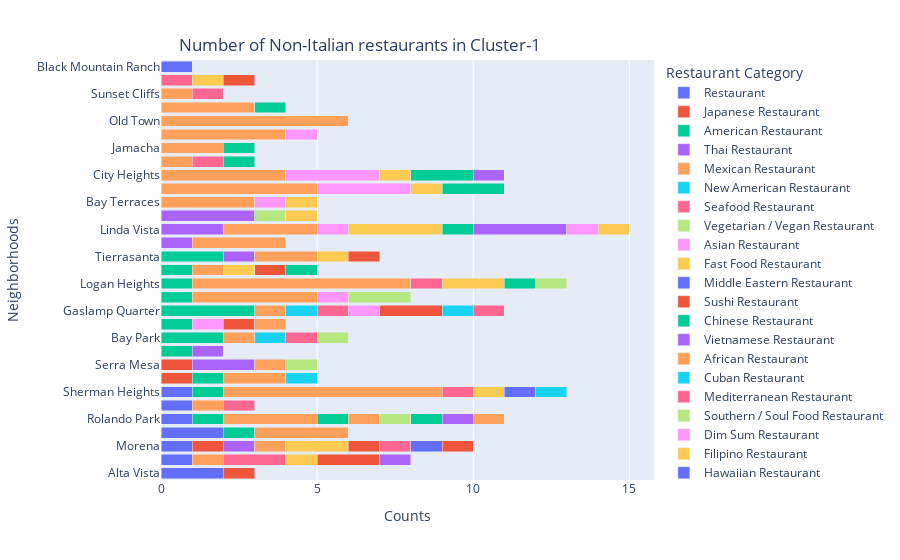

The notebook cell saved with this chart:
### Code cell
import plotly.express as px 

fig = px.bar(hoods_no_italian_rests, x="Counts", y="Neighborhoods",
             color="Restaurant Category", hover_data=['Restaurant Category'], 
             barmode = 'stack', orientation='h') 

fig.update_layout(
    title={
        'text': "Number of Non-Italian restaurants in Cluster-1",
        'y':0.93,
        'x':0.4,
        'xanchor': 'center',
        'yanchor': 'top'})

# save figure
fig.write_image("../images/sd_cluster1_hoods_non_italian_rests_fig16_a.png")
fig.show()
fig.show(renderer="png")

### Figure 1 — Plotly figure (JSON) as saved in the notebook; plotly's stock layout.template omitted (floating-point values rounded to 4 significant figures)
{"data": [{"alignmentgroup": "True", "customdata": [["Restaurant"], ["Restaurant"], ["Restaurant"], ["Restaurant"], ["Restaurant"], ["Restaurant"], ["Restaurant"]], "hovertemplate": "Restaurant Category=%{customdata[0]}<br>Counts=%{x}<br>Neighborhoods=%{y}<extra></extra>", "legendgroup": "Restaurant", "marker": {"color": "#636efa"}, "name": "Restaurant", "offsetgroup": "Restaurant", "orientation": "h", "showlegend": true, "textposition": "auto", "type": "bar", "x": [2, 1, 1, 2, 1, 1, 1], "xaxis": "x", "y": ["Alta Vista", "Del Mar Heights", "Morena", "Normal Heights", "Rolando Park", "Shelltown", "Sherman Heights"], "yaxis": "y"}, {"alignmentgroup": "True", "customdata": [["Japanese Restaurant"], ["Japanese Restaurant"], ["Japanese Restaurant"], ["Japanese Restaurant"]], "hovertemplate": "Restaurant Category=%{customdata[0]}<br>Counts=%{x}<br>Neighborhoods=%{y}<extra></extra>", "legendgroup": "Japanese Restaurant", "marker": {"color": "#EF553B"}, "name": "Japanese Restaurant", "offsetgroup": "Japanese Restaurant", "orientation": "h", "showlegend": true, "textposition": "auto", "type": "bar", "x": [1, 1, 1, 1], "xaxis": "x", "y": ["Alta Vista", "Islenair", "Morena", "Serra Mesa"], "yaxis": "y"}, {"alignmentgroup": "True", "customdata": [["American Restaurant"], ["American Restaurant"], ["American Restaurant"], ["American Restaurant"], ["American Restaurant"], ["American Restaurant"], ["American Restaurant"], ["American Restaurant"], ["American Restaurant"], ["American Restaurant"], ["American Restaurant"], ["American Restaurant"]], "hovertemplate": "Restaurant Category=%{customdata[0]}<br>Counts=%{x}<br>Neighborhoods=%{y}<extra></extra>", "legendgroup": "American Restaurant", "marker": {"color": "#00cc96"}, "name": "American Restaurant", "offsetgroup": "American Restaurant", "orientation": "h", "showlegend": true, "textposition": "auto", "type": "bar", "x": [1, 2, 1, 3, 1, 1, 1, 1, 1, 1, 1, 2], "xaxis": "x", "y": ["Balboa Park", "Bay Park", "Del Mar Mesa", "Gaslamp Quarter", "Islenair", "Lincoln Park", "Logan Heights", "Normal Heights", "Rancho Peasquitos", "Rolando Park", "Sherman Heights", "Tierrasanta"], "yaxis": "y"}, {"alignmentgroup": "True", "customdata": [["Thai Restaurant"], ["Thai Restaurant"], ["Thai Restaurant"], ["Thai Restaurant"], ["Thai Restaurant"], ["Thai Restaurant"], ["Thai Restaurant"]], "hovertemplate": "Restaurant Category=%{customdata[0]}<br>Counts=%{x}<br>Neighborhoods=%{y}<extra></extra>", "legendgroup": "Thai Restaurant", "marker": {"color": "#ab63fa"}, "name": "Thai Restaurant", "offsetgroup": "Thai Restaurant", "orientation": "h", "showlegend": true, "textposition": "auto", "type": "bar", "x": [1, 1, 2, 1, 3, 2, 1], "xaxis": "x", "y": ["Balboa Park", "Golden Hill", "Linda Vista", "Morena", "Oak Park", "Serra Mesa", "Tierrasanta"], "yaxis": "y"}, {"alignmentgroup": "True", "customdata": [["Mexican Restaurant"], ["Mexican Restaurant"], ["Mexican Restaurant"], ["Mexican Restaurant"], ["Mexican Restaurant"], ["Mexican Restaurant"], ["Mexican Restaurant"], ["Mexican Restaurant"], ["Mexican Restaurant"], ["Mexican Restaurant"], ["Mexican Restaurant"], ["Mexican Restaurant"], ["Mexican Restaurant"], ["Mexican Restaurant"], ["Mexican Restaurant"], ["Mexican Restaurant"], ["Mexican Restaurant"], ["Mexican Restaurant"], ["Mexican Restaurant"], ["Mexican Restaurant"], ["Mexican Restaurant"], ["Mexican Restaurant"], ["Mexican Restaurant"], ["Mexican Restaurant"], ["Mexican Restaurant"]], "hovertemplate": "Restaurant Category=%{customdata[0]}<br>Counts=%{x}<br>Neighborhoods=%{y}<extra></extra>", "legendgroup": "Mexican Restaurant", "marker": {"color": "#FFA15A"}, "name": "Mexican Restaurant", "offsetgroup": "Mexican Restaurant", "orientation": "h", "showlegend": true, "textposition": "auto", "type": "bar", "x": [1, 3, 5, 4, 1, 1, 1, 3, 2, 2, 4, 3, 7, 4, 1, 3, 6, 3, 1, 3, 1, 1, 7, 1, 2], "xaxis": "x", "y": ["Bay Park", "Bay Terraces", "Chollas View", "City Heights", "Del Mar Heights", "Encanto", "Gaslamp Quarter", "Golden Hill", "Islenair", "Jamacha", "Lincoln Park", "Linda Vista", "Logan Heights", "Lomita", "Morena", "Normal Heights", "Old Town", "Palm City", "Rancho Peasquitos", "Rolando Park", "Serra Mesa", "Shelltown", "Sherman Heights", "Sunset Cliffs", "Tierrasanta"], "yaxis": "y"}, {"alignmentgroup": "True", "customdata": [["New American Restaurant"], ["New American Restaurant"], ["New American Restaurant"]], "hovertemplate": "Restaurant Category=%{customdata[0]}<br>Counts=%{x}<br>Neighborhoods=%{y}<extra></extra>", "legendgroup": "New American Restaurant", "marker": {"color": "#19d3f3"}, "name": "New American Restaurant", "offsetgroup": "New American Restaurant", "orientation": "h", "showlegend": true, "textposition": "auto", "type": "bar", "x": [1, 1, 1], "xaxis": "x", "y": ["Bay Park", "Gaslamp Quarter", "Islenair"], "yaxis": "y"}, {"alignmentgroup": "True", "customdata": [["Seafood Restaurant"], ["Seafood Restaurant"], ["Seafood Restaurant"], ["Seafood Restaurant"], ["Seafood Restaurant"], ["Seafood Restaurant"], ["Seafood Restaurant"], ["Seafood Restaurant"]], "hovertemplate": "Restaurant Category=%{customdata[0]}<br>Counts=%{x}<br>Neighborhoods=%{y}<extra></extra>", "legendgroup": "Seafood Restaurant", "marker": {"color": "#FF6692"}, "name": "Seafood Restaurant", "offsetgroup": "Seafood Restaurant", "orientation": "h", "showlegend": true, "textposition": "auto", "type": "bar", "x": [1, 1, 2, 1, 1, 1, 1, 1], "xaxis": "x", "y": ["Bay Park", "Broadway Heights", "Del Mar Heights", "Encanto", "Gaslamp Quarter", "Logan Heights", "Sherman Heights", "Sunset Cliffs"], "yaxis": "y"}, {"alignmentgroup": "True", "customdata": [["Vegetarian / Vegan Restaurant"], ["Vegetarian / Vegan Restaurant"]], "hovertemplate": "Restaurant Category=%{customdata[0]}<br>Counts=%{x}<br>Neighborhoods=%{y}<extra></extra>", "legendgroup": "Vegetarian / Vegan Restaurant", "marker": {"color": "#B6E880"}, "name": "Vegetarian / Vegan Restaurant", "offsetgroup": "Vegetarian / Vegan Restaurant", "orientation": "h", "showlegend": true, "textposition": "auto", "type": "bar", "x": [1, 1], "xaxis": "x", "y": ["Bay Park", "Serra Mesa"], "yaxis": "y"}, {"alignmentgroup": "True", "customdata": [["Asian Restaurant"], ["Asian Restaurant"], ["Asian Restaurant"], ["Asian Restaurant"], ["Asian Restaurant"], ["Asian Restaurant"], ["Asian Restaurant"], ["Asian Restaurant"]], "hovertemplate": "Restaurant Category=%{customdata[0]}<br>Counts=%{x}<br>Neighborhoods=%{y}<extra></extra>", "legendgroup": "Asian Restaurant", "marker": {"color": "#FF97FF"}, "name": "Asian Restaurant", "offsetgroup": "Asian Restaurant", "orientation": "h", "showlegend": true, "textposition": "auto", "type": "bar", "x": [1, 3, 3, 1, 1, 1, 1, 1], "xaxis": "x", "y": ["Bay Terraces", "Chollas View", "City Heights", "Del Mar Mesa", "Gaslamp Quarter", "Lincoln Park", "Linda Vista", "Lomita"], "yaxis": "y"}, {"alignmentgroup": "True", "customdata": [["Fast Food Restaurant"], ["Fast Food Restaurant"], ["Fast Food Restaurant"], ["Fast Food Restaurant"], ["Fast Food Restaurant"], ["Fast Food Restaurant"], ["Fast Food Restaurant"], ["Fast Food Restaurant"], ["Fast Food Restaurant"], ["Fast Food Restaurant"], ["Fast Food Restaurant"]], "hovertemplate": "Restaurant Category=%{customdata[0]}<br>Counts=%{x}<br>Neighborhoods=%{y}<extra></extra>", "legendgroup": "Fast Food Restaurant", "marker": {"color": "#FECB52"}, "name": "Fast Food Restaurant", "offsetgroup": "Fast Food Restaurant", "orientation": "h", "showlegend": true, "textposition": "auto", "type": "bar", "x": [1, 1, 1, 1, 1, 3, 2, 2, 1, 1, 1], "xaxis": "x", "y": ["Bay Terraces", "Broadway Heights", "Chollas View", "City Heights", "Del Mar Heights", "Linda Vista", "Logan Heights", "Morena", "Rancho Peasquitos", "Sherman Heights", "Tierrasanta"], "yaxis": "y"}, {"alignmentgroup": "True", "customdata": [["Middle Eastern Restaurant"], ["Middle Eastern Restaurant"]], "hovertemplate": "Restaurant Category=%{customdata[0]}<br>Counts=%{x}<br>Neighborhoods=%{y}<extra></extra>", "legendgroup": "Middle Eastern Restaurant", "marker": {"color": "#636efa"}, "name": "Middle Eastern Restaurant", "offsetgroup": "Middle Eastern Restaurant", "orientation": "h", "showlegend": true, "textposition": "auto", "type": "bar", "x": [1, 1], "xaxis": "x", "y": ["Black Mountain Ranch", "Sherman Heights"], "yaxis": "y"}, {"alignmentgroup": "True", "customdata": [["Sushi Restaurant"], ["Sushi Restaurant"], ["Sushi Restaurant"], ["Sushi Restaurant"], ["Sushi Restaurant"], ["Sushi Restaurant"], ["Sushi Restaurant"]], "hovertemplate": "Restaurant Category=%{customdata[0]}<br>Counts=%{x}<br>Neighborhoods=%{y}<extra></extra>", "legendgroup": "Sushi Restaurant", "marker": {"color": "#EF553B"}, "name": "Sushi Restaurant", "offsetgroup": "Sushi Restaurant", "orientation": "h", "showlegend": true, "textposition": "auto", "type": "bar", "x": [1, 2, 1, 2, 1, 1, 1], "xaxis": "x", "y": ["Broadway Heights", "Del Mar Heights", "Del Mar Mesa", "Gaslamp Quarter", "Morena", "Rancho Peasquitos", "Tierrasanta"], "yaxis": "y"}, {"alignmentgroup": "True", "customdata": [["Chinese Restaurant"], ["Chinese Restaurant"], ["Chinese Restaurant"], ["Chinese Restaurant"], ["Chinese Restaurant"], ["Chinese Restaurant"], ["Chinese Restaurant"], ["Chinese Restaurant"], ["Chinese Restaurant"]], "hovertemplate": "Restaurant Category=%{customdata[0]}<br>Counts=%{x}<br>Neighborhoods=%{y}<extra></extra>", "legendgroup": "Chinese Restaurant", "marker": {"color": "#00cc96"}, "name": "Chinese Restaurant", "offsetgroup": "Chinese Restaurant", "orientation": "h", "showlegend": true, "textposition": "auto", "type": "bar", "x": [2, 2, 1, 1, 1, 1, 1, 1, 1], "xaxis": "x", "y": ["Chollas View", "City Heights", "Encanto", "Jamacha", "Linda Vista", "Logan Heights", "Palm City", "Rancho Peasquitos", "Rolando Park"], "yaxis": "y"}, {"alignmentgroup": "True", "customdata": [["Vietnamese Restaurant"], ["Vietnamese Restaurant"], ["Vietnamese Restaurant"]], "hovertemplate": "Restaurant Category=%{customdata[0]}<br>Counts=%{x}<br>Neighborhoods=%{y}<extra></extra>", "legendgroup": "Vietnamese Restaurant", "marker": {"color": "#ab63fa"}, "name": "Vietnamese Restaurant", "offsetgroup": "Vietnamese Restaurant", "orientation": "h", "showlegend": true, "textposition": "auto", "type": "bar", "x": [1, 1, 3], "xaxis": "x", "y": ["City Heights", "Del Mar Heights", "Linda Vista"], "yaxis": "y"}, {"alignmentgroup": "True", "customdata": [["African Restaurant"], ["African Restaurant"]], "hovertemplate": "Restaurant Category=%{customdata[0]}<br>Counts=%{x}<br>Neighborhoods=%{y}<extra></extra>", "legendgroup": "African Restaurant", "marker": {"color": "#FFA15A"}, "name": "African Restaurant", "offsetgroup": "African Restaurant", "orientation": "h", "showlegend": true, "textposition": "auto", "type": "bar", "x": [1, 1], "xaxis": "x", "y": ["Del Mar Mesa", "Rolando Park"], "yaxis": "y"}, {"alignmentgroup": "True", "customdata": [["Cuban Restaurant"]], "hovertemplate": "Restaurant Category=%{customdata[0]}<br>Counts=%{x}<br>Neighborhoods=%{y}<extra></extra>", "legendgroup": "Cuban Restaurant", "marker": {"color": "#19d3f3"}, "name": "Cuban Restaurant", "offsetgroup": "Cuban Restaurant", "orientation": "h", "showlegend": true, "textposition": "auto", "type": "bar", "x": [1], "xaxis": "x", "y": ["Gaslamp Quarter"], "yaxis": "y"}, {"alignmentgroup": "True", "customdata": [["Mediterranean Restaurant"], ["Mediterranean Restaurant"], ["Mediterranean Restaurant"]], "hovertemplate": "Restaurant Category=%{customdata[0]}<br>Counts=%{x}<br>Neighborhoods=%{y}<extra></extra>", "legendgroup": "Mediterranean Restaurant", "marker": {"color": "#FF6692"}, "name": "Mediterranean Restaurant", "offsetgroup": "Mediterranean Restaurant", "orientation": "h", "showlegend": true, "textposition": "auto", "type": "bar", "x": [1, 1, 1], "xaxis": "x", "y": ["Gaslamp Quarter", "Morena", "Shelltown"], "yaxis": "y"}, {"alignmentgroup": "True", "customdata": [["Southern / Soul Food Restaurant"], ["Southern / Soul Food Restaurant"], ["Southern / Soul Food Restaurant"], ["Southern / Soul Food Restaurant"]], "hovertemplate": "Restaurant Category=%{customdata[0]}<br>Counts=%{x}<br>Neighborhoods=%{y}<extra></extra>", "legendgroup": "Southern / Soul Food Restaurant", "marker": {"color": "#B6E880"}, "name": "Southern / Soul Food Restaurant", "offsetgroup": "Southern / Soul Food Restaurant", "orientation": "h", "showlegend": true, "textposition": "auto", "type": "bar", "x": [2, 1, 1, 1], "xaxis": "x", "y": ["Lincoln Park", "Logan Heights", "Oak Park", "Rolando Park"], "yaxis": "y"}, {"alignmentgroup": "True", "customdata": [["Dim Sum Restaurant"]], "hovertemplate": "Restaurant Category=%{customdata[0]}<br>Counts=%{x}<br>Neighborhoods=%{y}<extra></extra>", "legendgroup": "Dim Sum Restaurant", "marker": {"color": "#FF97FF"}, "name": "Dim Sum Restaurant", "offsetgroup": "Dim Sum Restaurant", "orientation": "h", "showlegend": true, "textposition": "auto", "type": "bar", "x": [1], "xaxis": "x", "y": ["Linda Vista"], "yaxis": "y"}, {"alignmentgroup": "True", "customdata": [["Filipino Restaurant"], ["Filipino Restaurant"]], "hovertemplate": "Restaurant Category=%{customdata[0]}<br>Counts=%{x}<br>Neighborhoods=%{y}<extra></extra>", "legendgroup": "Filipino Restaurant", "marker": {"color": "#FECB52"}, "name": "Filipino Restaurant", "offsetgroup": "Filipino Restaurant", "orientation": "h", "showlegend": true, "textposition": "auto", "type": "bar", "x": [1, 1], "xaxis": "x", "y": ["Linda Vista", "Oak Park"], "yaxis": "y"}, {"alignmentgroup": "True", "customdata": [["Hawaiian Restaurant"]], "hovertemplate": "Restaurant Category=%{customdata[0]}<br>Counts=%{x}<br>Neighborhoods=%{y}<extra></extra>", "legendgroup": "Hawaiian Restaurant", "marker": {"color": "#636efa"}, "name": "Hawaiian Restaurant", "offsetgroup": "Hawaiian Restaurant", "orientation": "h", "showlegend": true, "textposition": "auto", "type": "bar", "x": [1], "xaxis": "x", "y": ["Morena"], "yaxis": "y"}, {"alignmentgroup": "True", "customdata": [["Ramen Restaurant"]], "hovertemplate": "Restaurant Category=%{customdata[0]}<br>Counts=%{x}<br>Neighborhoods=%{y}<extra></extra>", "legendgroup": "Ramen Restaurant", "marker": {"color": "#EF553B"}, "name": "Ramen Restaurant", "offsetgroup": "Ramen Restaurant", "orientation": "h", "showlegend": true, "textposition": "auto", "type": "bar", "x": [1], "xaxis": "x", "y": ["Morena"], "yaxis": "y"}, {"alignmentgroup": "True", "customdata": [["Cajun / Creole Restaurant"]], "hovertemplate": "Restaurant Category=%{customdata[0]}<br>Counts=%{x}<br>Neighborhoods=%{y}<extra></extra>", "legendgroup": "Cajun / Creole Restaurant", "marker": {"color": "#00cc96"}, "name": "Cajun / Creole Restaurant", "offsetgroup": "Cajun / Creole Restaurant", "orientation": "h", "showlegend": true, "textposition": "auto", "type": "bar", "x": [1], "xaxis": "x", "y": ["Rolando Park"], "yaxis": "y"}, {"alignmentgroup": "True", "customdata": [["Caribbean Restaurant"]], "hovertemplate": "Restaurant Category=%{customdata[0]}<br>Counts=%{x}<br>Neighborhoods=%{y}<extra></extra>", "legendgroup": "Caribbean Restaurant", "marker": {"color": "#ab63fa"}, "name": "Caribbean Restaurant", "offsetgroup": "Caribbean Restaurant", "orientation": "h", "showlegend": true, "textposition": "auto", "type": "bar", "x": [1], "xaxis": "x", "y": ["Rolando Park"], "yaxis": "y"}, {"alignmentgroup": "True", "customdata": [["Ethiopian Restaurant"]], "hovertemplate": "Restaurant Category=%{customdata[0]}<br>Counts=%{x}<br>Neighborhoods=%{y}<extra></extra>", "legendgroup": "Ethiopian Restaurant", "marker": {"color": "#FFA15A"}, "name": "Ethiopian Restaurant", "offsetgroup": "Ethiopian Restaurant", "orientation": "h", "showlegend": true, "textposition": "auto", "type": "bar", "x": [1], "xaxis": "x", "y": ["Rolando Park"], "yaxis": "y"}, {"alignmentgroup": "True", "customdata": [["Comfort Food Restaurant"]], "hovertemplate": "Restaurant Category=%{customdata[0]}<br>Counts=%{x}<br>Neighborhoods=%{y}<extra></extra>", "legendgroup": "Comfort Food Restaurant", "marker": {"color": "#19d3f3"}, "name": "Comfort Food Restaurant", "offsetgroup": "Comfort Food Restaurant", "orientation": "h", "showlegend": true, "textposition": "auto", "type": "bar", "x": [1], "xaxis": "x", "y": ["Sherman Heights"], "yaxis": "y"}], "layout": {"barmode": "stack", "legend": {"title": {"text": "Restaurant Category"}, "tracegroupgap": 0}, "margin": {"t": 60}, "title": {"text": "Number of Non-Italian restaurants in Cluster-1", "x": 0.4, "xanchor": "center", "y": 0.93, "yanchor": "top"}, "xaxis": {"anchor": "y", "domain": [0, 1], "title": {"text": "Counts"}}, "yaxis": {"anchor": "x", "domain": [0, 1], "title": {"text": "Neighborhoods"}}}}
